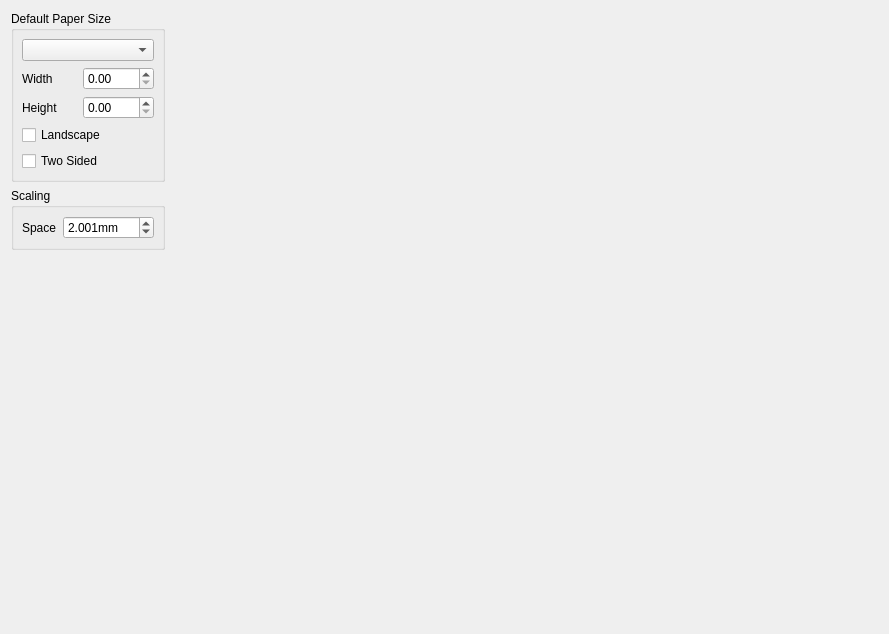
     <widget class="QWidget" name="Seite">
      <property name="accessibleName">
       <string/>
      </property>
      <attribute name="title">
       <string>Score</string>
      </attribute>
      <layout class="QGridLayout" name="gridLayout">
       <item row="0" column="0">
        <widget class="QGroupBox" name="groupBox_11">
         <property name="title">
          <string>Default Paper Size</string>
         </property>
         <property name="flat">
          <bool>true</bool>
         </property>
         <layout class="QGridLayout" name="_2">
          <property name="margin">
           <number>8</number>
          </property>
          <property name="spacing">
           <number>6</number>
          </property>
          <item row="1" column="1">
           <widget class="QDoubleSpinBox" name="paperWidth">
            <property name="sizePolicy">
             <sizepolicy hsizetype="Minimum" vsizetype="Fixed">
              <horstretch>0</horstretch>
              <verstretch>0</verstretch>
             </sizepolicy>
            </property>
            <property name="maximum">
             <double>2000.000000000000000</double>
            </property>
           </widget>
          </item>
          <item row="2" column="1">
           <widget class="QDoubleSpinBox" name="paperHeight">
            <property name="sizePolicy">
             <sizepolicy hsizetype="Minimum" vsizetype="Fixed">
              <horstretch>0</horstretch>
              <verstretch>0</verstretch>
             </sizepolicy>
            </property>
            <property name="maximum">
             <double>2000.000000000000000</double>
            </property>
           </widget>
          </item>
          <item row="4" column="0" colspan="2">
           <widget class="QCheckBox" name="twosided">
            <property name="text">
             <string>Two Sided</string>
            </property>
           </widget>
          </item>
          <item row="3" column="0" colspan="2">
           <widget class="QCheckBox" name="landscape">
            <property name="text">
             <string>Landscape</string>
            </property>
           </widget>
          </item>
          <item row="2" column="0">
           <widget class="QLabel" name="label_35">
            <property name="text">
             <string>Height</string>
            </property>
            <property name="textFormat">
             <enum>Qt::PlainText</enum>
            </property>
            <property name="buddy">
             <cstring>paperHeight</cstring>
            </property>
           </widget>
          </item>
          <item row="1" column="0">
           <widget class="QLabel" name="label_36">
            <property name="text">
             <string>Width</string>
            </property>
            <property name="textFormat">
             <enum>Qt::PlainText</enum>
            </property>
            <property name="buddy">
             <cstring>paperWidth</cstring>
            </property>
           </widget>
          </item>
          <item row="0" column="0" colspan="2">
           <widget class="QComboBox" name="pageGroup"/>
          </item>
         </layout>
        </widget>
       </item>
       <item row="0" column="1">
        <spacer name="horizontalSpacer">
         <property name="orientation">
          <enum>Qt::Horizontal</enum>
         </property>
         <property name="sizeHint" stdset="0">
          <size>
           <width>713</width>
           <height>20</height>
          </size>
         </property>
        </spacer>
       </item>
       <item row="1" column="0">
        <widget class="QGroupBox" name="groupBox_18">
         <property name="title">
          <string>Scaling</string>
         </property>
         <property name="flat">
          <bool>true</bool>
         </property>
         <layout class="QHBoxLayout" name="_3">
          <property name="spacing">
           <number>6</number>
          </property>
          <property name="margin">
           <number>8</number>
          </property>
          <item>
           <widget class="QLabel" name="label_38">
            <property name="text">
             <string>Space</string>
            </property>
            <property name="textFormat">
             <enum>Qt::PlainText</enum>
            </property>
            <property name="buddy">
             <cstring>spatiumEntry</cstring>
            </property>
           </widget>
          </item>
          <item>
           <widget class="QDoubleSpinBox" name="spatiumEntry">
            <property name="sizePolicy">
             <sizepolicy hsizetype="Minimum" vsizetype="Fixed">
              <horstretch>0</horstretch>
              <verstretch>0</verstretch>
             </sizepolicy>
            </property>
            <property name="suffix">
             <string extracomment="millimeter">mm</string>
            </property>
            <property name="decimals">
             <number>3</number>
            </property>
            <property name="minimum">
             <double>0.001000000000000</double>
            </property>
            <property name="maximum">
             <double>999.990000000000009</double>
            </property>
            <property name="singleStep">
             <double>0.200000000000000</double>
            </property>
            <property name="value">
             <double>2.001000000000000</double>
            </property>
           </widget>
          </item>
         </layout>
        </widget>
       </item>
       <item row="2" column="0">
        <spacer name="verticalSpacer_2">
         <property name="orientation">
          <enum>Qt::Vertical</enum>
         </property>
         <property name="sizeHint" stdset="0">
          <size>
           <width>20</width>
           <height>373</height>
          </size>
         </property>
        </spacer>
       </item>
      </layout>
     </widget>
